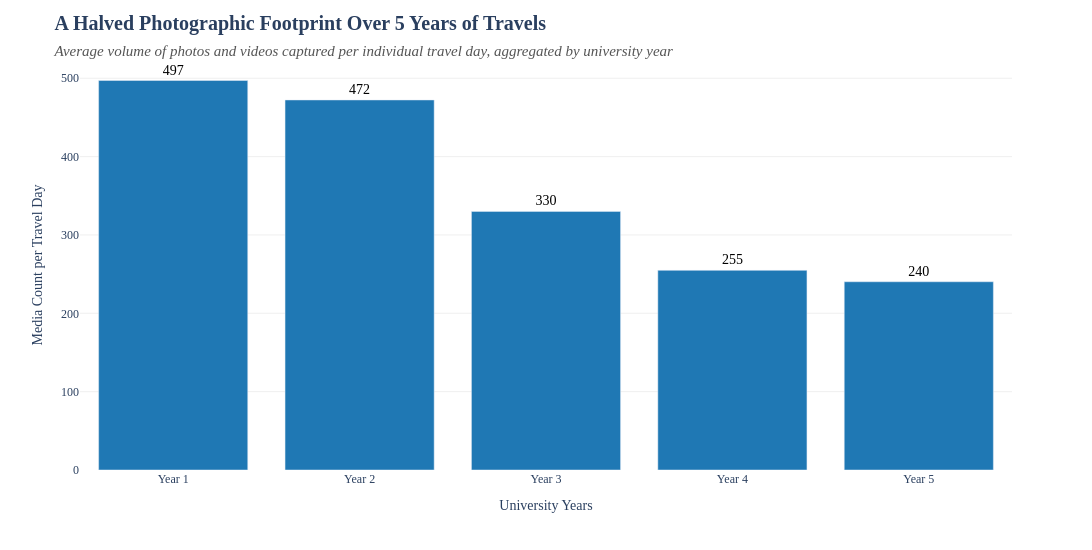

The cell this chart's notebook holds for it:
### Markdown cell above
The next step of the analysis aimed to understand whether my habit of taking pictures to preserve memories had changed during travel periods as well. Since vacations consistently generated peaks in media production, I wanted to **isolate** those moments from everyday university life and observe whether the intensity of documentation during travel had also decreased over time.

To do so, I first filtered the dataset to include only the months in which I actually traveled. I then created a new index representing **the average number of photos and videos captured per travel day**, calculated by dividing the total media production of the month (iPhone and camera combined) by the number of travel days recorded for that same month. 

I then aggregated the values by university year to obtain an average yearly measure of media captured per travel day, and finally visualized the results using a **bar chart**, which provides a clear comparison between the five university years.

### Code cell
# only consider the months I travelled
travel_df = df[df['travel_days'] > 0].copy()

# photos x travel day index
travel_df['photos_per_travel_day'] = (travel_df['camera_media_count'] + travel_df['iphone_media_count']) / travel_df['travel_days']

# index yearly mean 
yearly_travel = travel_df.groupby('university_year')['photos_per_travel_day'].mean().reset_index()

# make year into string
yearly_travel['year_label'] = yearly_travel['university_year'].apply(lambda x: f"Year {x}")

# bar graph 
fig = px.bar(
    yearly_travel,
    x='year_label',
    y='photos_per_travel_day',
    text_auto='.0f', 
    color_discrete_sequence=['#1f78b4'], 
    labels={'year_label': 'University Year', 'photos_per_travel_day': 'Avg Photos per Travel Day'}
)

# graph layout
fig.update_layout(
    font_family="Times New Roman",
    title_text="<b>A Halved Photographic Footprint Over 5 Years of Travels</b><br><span style='font-size:15px; color:#555555;'><i>Average volume of photos and videos captured per individual travel day, aggregated by university year</i></span>",
    title_font_size=20,
    plot_bgcolor="white",
    width=1100,
    height=550,
    showlegend=False 
)

fig.update_xaxes(showgrid=False, title_text="University Years")
fig.update_yaxes(showgrid=True, gridcolor='#F0F0F0', title_text="Media Count per Travel Day")

fig.update_traces(
    textposition='outside', 
    textfont=dict(family="Times New Roman", size=14, color="black"),
    hovertemplate="<b>%{x}</b><br>Average: %{y:.1f} photos/day<extra></extra>"
)

fig.show()

### Figure 1 — Plotly figure (JSON) as saved in the notebook; plotly's stock layout.template omitted (floating-point values rounded to 4 significant figures)
{"data": [{"hovertemplate": "<b>%{x}</b><br>Average: %{y:.1f} photos/day<extra></extra>", "legendgroup": "", "marker": {"color": "#1f78b4", "pattern": {"shape": ""}}, "name": "", "orientation": "v", "showlegend": false, "textfont": {"color": "black", "family": "Times New Roman", "size": 14}, "textposition": "outside", "texttemplate": "%{y:.0f}", "type": "bar", "x": ["Year 1", "Year 2", "Year 3", "Year 4", "Year 5"], "xaxis": "x", "y": [497.1, 472.3, 330.1, 254.8, 240.3], "yaxis": "y"}], "layout": {"barmode": "relative", "font": {"family": "Times New Roman"}, "height": 550, "legend": {"tracegroupgap": 0}, "margin": {"t": 60}, "plot_bgcolor": "white", "showlegend": false, "title": {"font": {"size": 20}, "text": "<b>A Halved Photographic Footprint Over 5 Years of Travels</b><br><span style='font-size:15px; color:#555555;'><i>Average volume of photos and videos captured per individual travel day, aggregated by university year</i></span>"}, "width": 1100, "xaxis": {"anchor": "y", "domain": [0, 1], "showgrid": false, "title": {"text": "University Years"}}, "yaxis": {"anchor": "x", "domain": [0, 1], "gridcolor": "#F0F0F0", "showgrid": true, "title": {"text": "Media Count per Travel Day"}}}}
